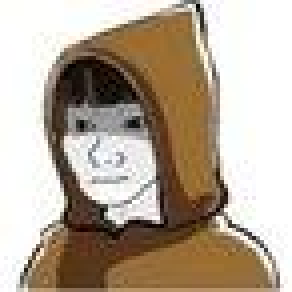
#> input picture media/bhuhxq3o_bigger.jpg, 73 x 73 px (shown 4 times larger)
$ python -i facebook_model.py   (imports and definitions only)
#> lines starting #> are read from the running program, lines starting #| are printed output that depends on the picture
import os
import time
import logging
import requests
import re
from io import BytesIO
from urllib.parse import urlparse
from PIL import Image
from selenium import webdriver
from selenium.webdriver.common.by import By
from selenium.webdriver.common.keys import Keys
from selenium.webdriver.chrome.service import Service as ChromeService
from selenium.webdriver.chrome.options import Options as ChromeOptions
from typing import List, Dict, Optional, Tuple
import json
from pathlib import Path

# Configure logging
log_dir = os.path.join(os.path.dirname(__file__), "logs")
# [6 lines not run here, left out]
logger = logging.getLogger(__name__)

# Configuration class
class ScraperConfig:
    CHROME_DRIVER_PATH = os.path.join(os.path.dirname(__file__), "chromedriver.exe")
    MEDIA_FOLDER = "media"
    MIN_RESOLUTION = (150, 150)
    MAX_RETRIES = 3
    REQUEST_TIMEOUT = 10
    STOPWORDS = {
        "account", "verify", "forget", "forgotten", "forgot", "reply", "like", "password",
        "login", "log", "sign", "signed", "signing", "access", "verify", "verified", "verification",
        "connect", "connection", "connecting", "share", "shared", "sharing", "update", "updated",
        "message", "messages", "messaging", "follow", "following", "follower", "followers"
    }

class SocialMediaScraper:
    def __init__(self, config: ScraperConfig = ScraperConfig()):
        self.config = config
        self.setup_driver()

    def setup_driver(self) -> None:
        try:
            options = ChromeOptions()
            options.add_argument("--headless")
            options.add_argument("--disable-gpu")
            options.add_argument("--window-size=1920x1080")
            service = ChromeService(self.config.CHROME_DRIVER_PATH)
            self.driver = webdriver.Chrome(service=service, options=options)
            logger.info("WebDriver initialized successfully")
        except Exception as e:
            logger.error(f"Failed to initialize WebDriver: {str(e)}")
            raise

    # [226 lines left out: functions filter_short_words, remove_duplicate_phrases, clear_download_folder, save_image, identify_platform, extract_post_and_comment_text and 3 more, not called in this run]

>>> import cv2
>>> picture = cv2.imread('../media/bhuhxq3o_bigger.jpg', cv2.IMREAD_GRAYSCALE)
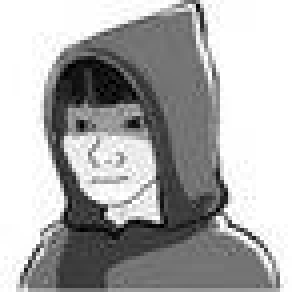
#> picture: shape (73, 73) (shown 4 times larger); min 0, max 255, mean 172
#> (the run stopped early here; a loop or call above may not have finished)
